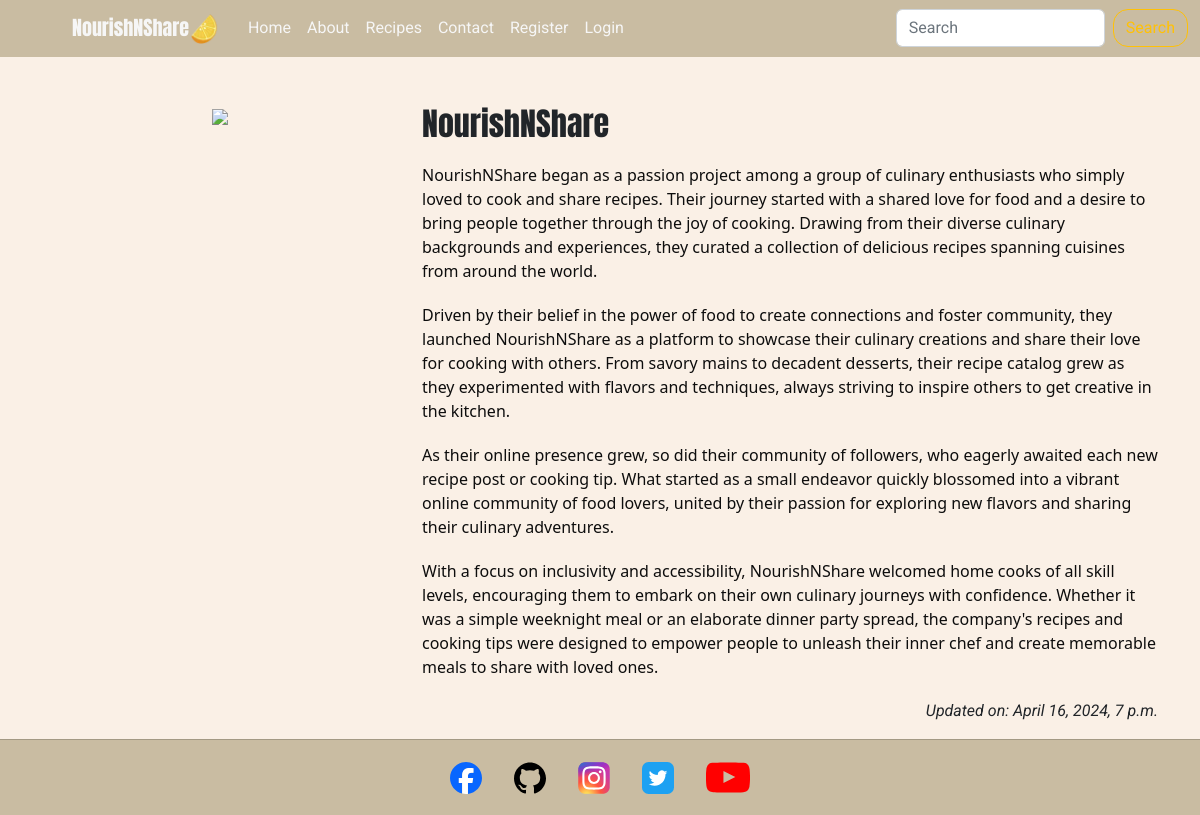
The page /about/ on the database its author committed.
### about/models.py (models this page shows, shortened)
class About(models.Model):
    title = models.CharField(max_length=200)
    updated_on = models.DateTimeField(auto_now=True)
    content = models.TextField()

### about/views.py (the view)
# urls.py: path('', views.about_me, name='about'),
def about_me(request):
    about = About.objects.all().order_by('-updated_on').first()
    return render(
        request,
        "about/about.html",
        {"about": about},
    )

### about/templates/about/about.html (shortened to what this page needs)
{% extends "base.html" %}
{% load static %}
{% block content %}
<div class="container mt-5">
    <div class="row">
        <div class="col-4 text-center">
            <img src="{% static 'images/ella-olsson-KPDbRyFOTnE-unsplash.webp' %}" width="75%" />
        </div>
        <div class="col-8">
            <h2>{{ about.title }}</h2>
            {{ about.content | safe }}
        </div>
    </div>
    <div class="row">
        <div class="col text-right">
            <p class="text-end"><em>Updated on: {{ about.updated_on }}</em></p>
        </div>
    </div>
</div>
{% endblock %}

### static/css/base.css (style rules this page uses)
:root { --title: 'Anton', 'serif'; --main-font: 'Roboto', 'serif'; --background: #3f006a0f; --orange: #ffc107; --green: #00AB66; --off-white: #f6f6f6; --white: #fff; --beige-light: #faf0e6; --beige-light2: #c9bca2; --smal-box-shadow: 1px -1px 7px 0 #00000061; --border: 1px solid #00000030; }
html, body { height: 100%; width: 100%; }
body { display: flex; flex-direction: column; font-family: var(--main-font); }
h1, h2, h3, h4, h5, h6 { font-family:var(--title); }

### rows shown on the page
About: title "NourishNShare", content "NourishNShare began as a passion project among a group of culinary enthusiasts who simply loved to cook and share recipes. Their journey started with a shared love for food and a desire to bring people together through the joy of cooking. Drawing from their diverse culinary backgrounds and experiences, they curated a collection of delicious recipes spanning cuisines from around the world. Driven by their belief in the power of food to create connections and foster community, they launched NourishNShare as a platform to showcase their culinary creations and share their love for cooking with others. From savory mains to decadent desserts, their recipe catalog grew as they experimented with…", updated_on "April 16, 2024, 7 p.m."
